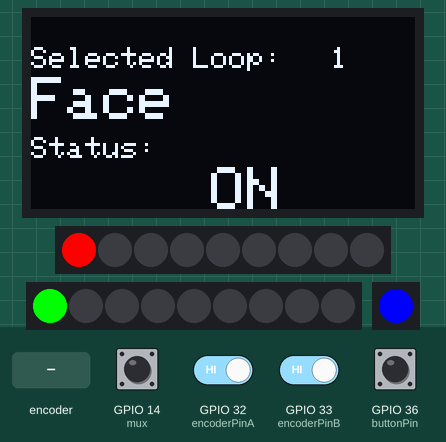
Recording of a sketch running on a simulated ESP32. Shown: 128×64 one-colour display, 2 × 9 RGB LEDs in strip order, left to right, 1 RGB LEDs in strip order, left to right. Inputs (shaded band) come from the test bench; at power-on: GPIO 14 (mux), GPIO 32 (encoderPinA), GPIO 33 (encoderPinB) HIGH, GPIO 36 (buttonPin) LOW. What the sketch prints to the serial monitor is not drawn.

Above: at 2.2 s.
2.3 s: GPIO 14 (mux) pulled LOW for 1 s
At 3.9 s:
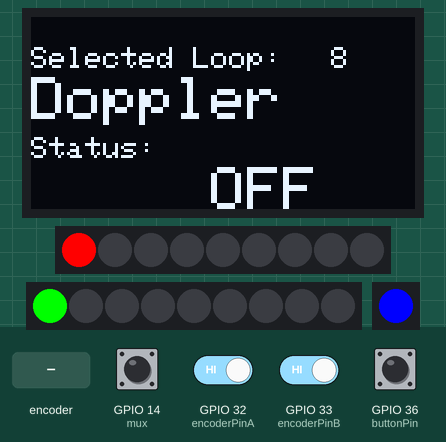
6.3 s: GPIO 14 (mux) pulled LOW for 0.15 s
At 7.4 s:
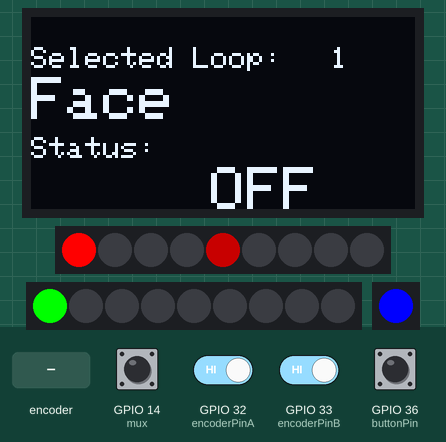
8.0 s: rotary encoder on GPIO 32 (encoderPinA) / GPIO 33 (encoderPinB) turned 1 step (first pin leading)
At 9.2 s:
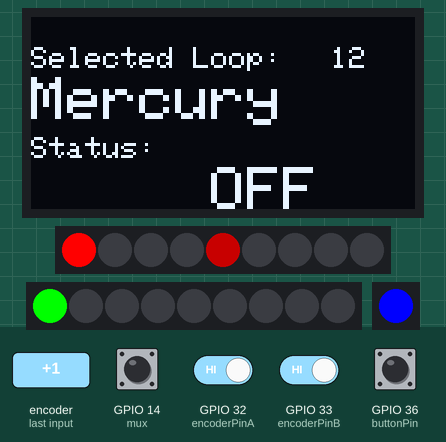
10.0 s: GPIO 36 (buttonPin) pulled HIGH for 0.15 s
At 11.2 s:
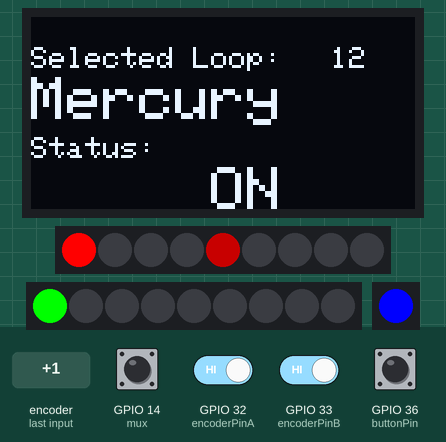
11.6 s: rotary encoder on GPIO 32 (encoderPinA) / GPIO 33 (encoderPinB) turned 3 steps (first pin leading)
At 12.7 s:
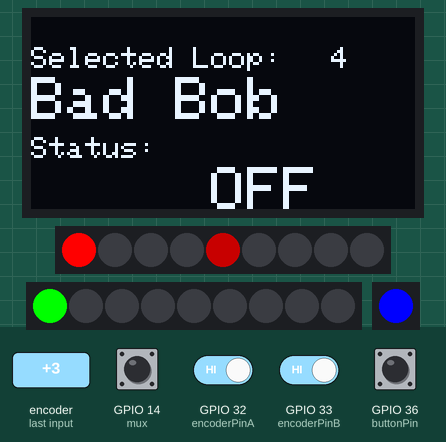
13.7 s: GPIO 36 (buttonPin) pulled HIGH for 1 s
At 14.8 s:
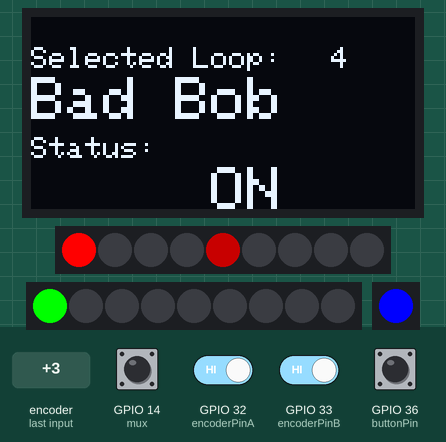
Timing chart, 0 to 16.7 s (numbered marks = the images above; inputs shaded):
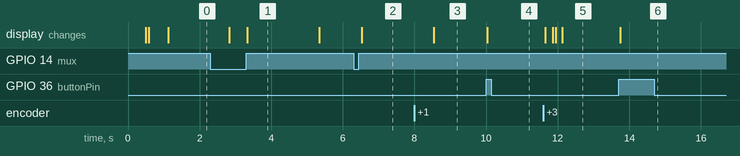

Measured:
- after the input at 2.3 s, the display: first changes after 0.53 s (image 1 shows a later state)
- after the input at 6.3 s, the display: changes after 0.23 s (image 2)
- after the input at 8.0 s, the display: changes after 0.53 s (image 3)
- after the input at 10.0 s, the display: changes at once (image 4)
- after the input at 11.6 s, the display: first changes after 0.05 s (image 5 shows a later state)
- after the input at 13.7 s, the display: changes after 0.05 s (image 6)
- what the display in image 1 shows lasts 2.0 s, from 3.3 s to 5.3 s

The sketch:

Footswitch_full_V1.ino
```cpp
#include <Adafruit_GFX.h>
#include <Adafruit_SSD1306.h>
#include <esp_now.h>
#include <WiFi.h>
#include <FastLED.h>

// OLED display setup
#define SCREEN_WIDTH 128
#define SCREEN_HEIGHT 64
#define OLED_RESET    -1
Adafruit_SSD1306 display(SCREEN_WIDTH, SCREEN_HEIGHT, &Wire, OLED_RESET);
const bool loops_m1[6] = {1,0,0,0,0,0};
const bool loops_m2[6] = {0,0,0,0,0,0};
const bool loops_m3[6] = {0,0,0,0,0,0};
unsigned long timers[4]={0,0,0,0};

const int push_array[2][8] = {{1,3,5,7,9,10,11,12},{0,0,0,0,0,0,0,0}};  //put loop number to be switched by a given switch, first array is main, second is expansion.
const int hold_array[2][8] = {{2,4,6,8,0,0,0,0},{0,0,0,0,0,0,0,0}}; //loop number on the press/hold function on a given Loop, 0 should mean no hold function
const bool toggle_mode[2][8] = {{true,true,false,false,true,false,false,false},{false,false,false,false,false,false,false,false}};  //true means when hold active, the push controls the hold pedal,  false means push controls 1, hold controls the other.
#define LED_DATA_PIN_1 15
#define LED_DATA_PIN_2 12
#define LED_DATA_PIN_3 13
#define NUM_LEDS 9
#define NUM_STATES 5
CRGB leds_1[NUM_LEDS];
CRGB leds_2[NUM_LEDS];
CRGB leds_3[1];
int Switch_Status[2][NUM_LEDS] = {{0,0,0,0,0,0,0,0,0},{0,0,0,0,0,0,0,0,0}};// 0 for off, 1 for push on, 2 for hold active, 3 for hold on, 4 for both active, 5 for toggle off
int colors[NUM_STATES][3] = {{0,0,0},{100,0,0},{100,0,100},{0,100,0},{0,0,100}};

const char* labels_m1[] = {"Face","Bender","Broadcast","Bad Bob","BlackBox","Revival"};
const char* labels_m2[] = {"Flange","Doppler","Volante","Megabyte","Tensor","Mercury"};
const char* labels_m3[] = {"E","E","E","E","E","E"};
const int label_count = 12;
typedef struct DataStruct {
  bool loop1;
  bool loop2;
  bool loop3;
  bool loop4;
  bool loop5;
  bool loop6;
  bool loop7;
  bool loop8;
  bool loop9;
  bool loop10;
  bool loop11;
  bool loop12;
  bool loop13;
  bool loop14;
  bool loop15;
  bool loop16;
  bool loop17;
  bool loop18;
} DataStruct;
DataStruct Data;

#define SlaveCnt 2

// Structure to hold peer information
typedef struct {
  uint8_t peer_addr[6];
} SlaveInfo;

esp_now_peer_info_t peerInfo;

SlaveInfo slaves[SlaveCnt];

uint8_t broadcastAddresses[][6] = {
  {0xC8, 0x2E, 0x18, 0xEF, 0xE1, 0xE0}, // Light Test ESP
  {0x40, 0x22, 0xD8, 0x77, 0x15, 0xA4}, // Train Test ESP
};

// Rotary encoder setup
const int encoderPinA = 32;
const int encoderPinB = 33;
const int buttonPin = 36;
const int enc_speed = 3;
int count = 0;
// MUX control pins
const int error_thresh = 1;
const int hold_thresh = 10;
const int muxcount = 1;
const int mux[2][6] = {
   {4,16,17,14,8,1},
  {18,19,23,5,8,1}}; //disabled mux 3, and stole pin 14 for mux 1
  //{25,26,27,14,8,1}}; //Pin 1,2,3,return,switch count,delay(ms)

volatile bool state = 0;
volatile int adc = 1;
int mux_deb[2][8] = {{0,0,0,0,0,0,0,0},{0,0,0,0,0,0,0,0}};

// Debouncing variables
const unsigned long DEBOUNCE_DELAY = 10; // Debounce time in milliseconds
unsigned long lastDebounceTime = 0; // Last time the encoder state was checked
int lastEncoderState = LOW; // The previous state of the encoder

volatile int lastEncoderValue = 0;
volatile int encoderPosition[3] = {enc_speed, enc_speed, enc_speed};
volatile int screenPosition[3] = {1, 1, 1};

bool buttonState = false;
bool lastButtonState = false;
unsigned long screen_time = 0;

const int encodermax = label_count*enc_speed;

void IRAM_ATTR readEncoder() {
  unsigned long currentTime = millis();

  // Read encoder pins
  int MSB = digitalRead(encoderPinA); // MSB = most significant bit
  int LSB = digitalRead(encoderPinB); // LSB = least significant bit

  int encoded = (MSB << 1) | LSB; // converting the 2 pin value to a single number
  int sum = (lastEncoderValue << 2) | encoded; // adding it to the previous encoded value

  // Only update position if debounce time has passed
  if ((currentTime - lastDebounceTime) > DEBOUNCE_DELAY) {
    if (sum == 0b1101 || sum == 0b0100 || sum == 0b0010 || sum == 0b1011) encoderPosition[1]++;
    if (sum == 0b1110 || sum == 0b0111 || sum == 0b0001 || sum == 0b1000) encoderPosition[1]--;

    lastEncoderValue = encoded; // store this value for next time
    lastDebounceTime = currentTime; // Update the last debounce time
  }
}

void OnDataSent(const uint8_t *mac_addr, esp_now_send_status_t status) {
}

void setup() {
  Serial.begin(115200);
  delay(500);
  pinMode(buttonPin, INPUT);
  pinMode(encoderPinA, INPUT_PULLUP);
  pinMode(encoderPinB, INPUT_PULLUP);
  FastLED.addLeds<NEOPIXEL, LED_DATA_PIN_1>(leds_1, NUM_LEDS);
  FastLED.addLeds<NEOPIXEL, LED_DATA_PIN_2>(leds_2, NUM_LEDS);
  FastLED.addLeds<NEOPIXEL, LED_DATA_PIN_3>(leds_3, 1);
  leds_1[0] = CRGB(255,0,0);
  leds_2[0] = CRGB(0,255,0);
  leds_3[0] = CRGB(0,0,255);

  // Initialize MUX control pins
  for(int k=0;k<muxcount;k++){
    for (int j=0;j<3;j++){
      pinMode(mux[k][j], OUTPUT);
    }
  //Mux signal return pins
  pinMode(mux[k][3], INPUT_PULLUP);
  }
  //pinMode(5,INPUT);

  attachInterrupt(digitalPinToInterrupt(encoderPinA), readEncoder, CHANGE);
  attachInterrupt(digitalPinToInterrupt(encoderPinB), readEncoder, CHANGE);

  // Initialize OLED
  if (!display.begin(SSD1306_SWITCHCAPVCC, 0x3C)) {
    Serial.println(F("SSD1306 allocation failed"));
    for (;;);
  }
  display.clearDisplay();
  display.display();
  display.setTextSize(1);
  display.setTextColor(SSD1306_WHITE);
  display.setCursor(0, 10);
  display.print("OLED & Encoder Working");
  display.display();

  // Initialize ESP-NOW
  WiFi.mode(WIFI_STA);
  if (esp_now_init() != ESP_OK) {
    Serial.println("Error initializing ESP-NOW");
    return;
  }
  esp_now_register_send_cb(OnDataSent);
  peerInfo.channel = 0;
  peerInfo.encrypt = false;

  for (int i = 0; i < SlaveCnt; i++) {
    memcpy(peerInfo.peer_addr, broadcastAddresses[i], 6);
    if (esp_now_add_peer(&peerInfo) != ESP_OK) {
      Serial.println("Failed to add peer");
      return;
    }
  }
  initLoopState();
  delay(500);
  esp_now_send(0, (uint8_t *)&Data, sizeof(DataStruct)); //send initial states
}

void loop() {
  unsigned long ct = millis();
  bool holdtrigger = false;
  int loop;
  // Check MUX buttons
  screenPosition[1] = encoderPosition[1] / enc_speed;
  for(int j=0; j <muxcount;j++){
  for (int i = 0; i < mux[j][4]; i++) {
    if (readMuxButton(i,j)) {
      mux_deb[j][i] += 1;}

    if (mux_deb[j][i] >= hold_thresh && hold_array[j][i] != 0){
      Serial.println("Hold");
      mux_deb[j][i] = 0;
      holdtrigger = true;
      timers[1] = ct+500;
      switch_status_control(j,i+1,holdtrigger,false);

      if(toggle_mode[j][i] == false){
        loop = hold_array[j][i];
        screenPosition[2] = loop;
        encoderPosition[2] = screenPosition[2]*enc_speed;
        toggleLoop(loop);
      }
      else{
        loop = hold_array[j][i];
        screenPosition[2] = loop;
        encoderPosition[2] = screenPosition[2]*enc_speed;
        toggleLoop(loop);
      }
      screen_time = ct;

    }
     else if (mux_deb[j][i] >= error_thresh && readMuxButton(i,j)==false && ct > timers[1]){
      timers[1] = ct + 100;
      loop = push_array[j][i];
      switch_status_control(j,i+1,holdtrigger,false);
      screenPosition[2] = loop;
      encoderPosition[2] = screenPosition[2]*enc_speed;
      toggleLoop(loop);
      screen_time = ct;
      Serial.println("push");
      //PrintSerialString1();
    }

    if (readMuxButton(i,j)==false) {
      mux_deb[j][i] = 0;}
  }
  }

  if(screenPosition[1] > label_count){
    screenPosition[1] = 1;
    encoderPosition[1] = enc_speed;
  }

    if(screenPosition[1] < 1){
    screenPosition[1] = label_count;
    encoderPosition[1] = enc_speed*label_count;
  }
  // Read the button state
    if(millis()-2000 >= screen_time){
    encoderPosition[0]=encoderPosition[1];
    screenPosition[0]=screenPosition[1];
  }

  else{
    encoderPosition[0] = encoderPosition[2];
    screenPosition[0] = screenPosition[2];
  }

  buttonState = digitalRead(buttonPin); // Read button state directly

  // If the button state has changed
  if (buttonState != lastButtonState) {
    if (buttonState == HIGH) { // Button pressed (since it's a pulldown resistor)
      // Toggle loop state
      toggleLoop(screenPosition[0]);
    }
    lastButtonState = buttonState;
  }

  if (ct + 50 > timers[0]){
    timers[0] = ct;
  display_color_led_1(Switch_Status[0],leds_1);
  display_color_led_2(Switch_Status[1],leds_2);
  FastLED.show();
  updateDisplay();

  }
}


bool readMuxButton(int button,int muxn) {
  digitalWrite(mux[muxn][0], bitRead(button, 0));
  digitalWrite(mux[muxn][1], bitRead(button, 1));
  digitalWrite(mux[muxn][2], bitRead(button, 2));


  delay(mux[muxn][5]); // Small delay to let the MUX settle
  bool s = !digitalRead(mux[muxn][3]);
  return s;
}

void switch_status_control(int mux, int led,bool trig, bool flip){
  int x = Switch_Status[mux][led];
  if(flip == true){
  if(trig == true){
      switch(x){
    case 0: Switch_Status[mux][led] = 3; break;
    case 1: Switch_Status[mux][led] = 2; break;
    case 2: Switch_Status[mux][led] = 1; break;
    case 3: Switch_Status[mux][led] = 0; break;
  }}
  else{
  switch(x){
    case 0: Switch_Status[mux][led] = 1; break;
    case 1: Switch_Status[mux][led] = 0; break;
    case 2: Switch_Status[mux][led] = 3; break;
    case 3: Switch_Status[mux][led] = 2; break;
  }}
  }
  else{
  if(trig == true){
      switch(x){
    case 0: Switch_Status[mux][led] = 5; break;
    case 1: Switch_Status[mux][led] = 4; break;
    case 4: Switch_Status[mux][led] = 1; break;
    case 5: Switch_Status[mux][led] = 0; break;

  }}
  else{
  switch(x){
    case 0: Switch_Status[mux][led] = 1; break;
    case 1: Switch_Status[mux][led] = 0; break;
    case 4: Switch_Status[mux][led] = 5; break;
    case 5: Switch_Status[mux][led] = 4; break;

  }}
}
}


void display_color_led_1(int status_array[], CRGB led_array[]){
for(int i = 1; i < NUM_LEDS; i++){
  int x = status_array[i];
  if(i < 5){
  leds_1[5-i] = CRGB(colors[x][0],colors[x][1],colors[x][2]);}
  else{
    leds_1[13-i] = CRGB(colors[x][0],colors[x][1],colors[x][2]);}
  }


}

void display_color_led_2(int status_array[], CRGB led_array[]){
for(int i = 1; i < NUM_LEDS; i++){
  int x = status_array[i];
  if(i < 5){
  leds_2[5-i] = CRGB(colors[x][0],colors[x][1],colors[x][2]);}
  else{
    leds_2[13-i] = CRGB(colors[x][0],colors[x][1],colors[x][2]);}
  }


}

void PrintSerialString1(){

  Serial.println("Loop status: 1 | 2 | 3 | 4 | 5 | 6 | 7 | 8 ");
    Serial.print("            ");
  Serial.print(Data.loop1);
    Serial.print(" | ");
  Serial.print(Data.loop2);
    Serial.print(" | ");
  Serial.print(Data.loop3);
    Serial.print(" | ");
  Serial.print(Data.loop4);
    Serial.print(" | ");
  Serial.print(Data.loop5);
    Serial.print(" | ");
  Serial.print(Data.loop6);
    Serial.print(" | ");
  Serial.print(Data.loop7);
    Serial.print(" | ");
  Serial.println(Data.loop8);
}

void print_mux(){
for(int x = 0; x < 3; x ++){
  for (int y = 0; y <8;y++){
    Serial.print(mux_deb[x][y]);
    Serial.print(" | ");
  }
}
Serial.println();}

void updateDisplay() {
  display.clearDisplay();
  display.setTextSize(1);
  display.setTextColor(SSD1306_WHITE);
  display.setCursor(0, 10);
  display.print("Selected Loop:");

  display.setCursor(100, 10);
  display.print(screenPosition[0]);
  display.setTextSize(2);
  display.setCursor(0, 20);
  if(screenPosition[0] > 12){
      display.print(labels_m3[screenPosition[0]-1-12]);
  }
  else if(screenPosition[0] > 6){
      display.print(labels_m2[screenPosition[0]-1-6]);
  }
  else{
    display.print(labels_m1[screenPosition[0]-1]);
  }

  display.setCursor(0, 40);
  display.setTextSize(1);
  display.print("Status:");
  display.setTextSize(2);
  display.setCursor(60, 50);
  display.print(getLoopState(screenPosition[0]) ? "ON" : "OFF");
  display.display();
}

void initLoopState(){
    Data.loop1 = loops_m1[0];
    Data.loop2= loops_m1[1];
    Data.loop3= loops_m1[2];
    Data.loop4= loops_m1[3];
    Data.loop5= loops_m1[4];
    Data.loop6= loops_m1[5];
    Data.loop7= loops_m2[0];
    Data.loop8= loops_m2[1];
    Data.loop9= loops_m2[2];
    Data.loop10= loops_m2[3];
    Data.loop11= loops_m2[4];
    Data.loop12= loops_m2[5];
    Data.loop13= loops_m3[0];
    Data.loop14= loops_m3[1];
    Data.loop15= loops_m3[2];
    Data.loop16= loops_m3[3];
    Data.loop17= loops_m3[4];
    Data.loop18= loops_m3[5];


}

bool getLoopState(int loop) {
  switch (loop) {
    case 1: return Data.loop1;
    case 2: return Data.loop2;
    case 3: return Data.loop3;
    case 4: return Data.loop4;
    case 5: return Data.loop5;
    case 6: return Data.loop6;
    case 7: return Data.loop7;
    case 8: return Data.loop8;
    case 9: return Data.loop9;
    case 10: return Data.loop10;
    case 11: return Data.loop11;
    case 12: return Data.loop12;
    case 13: return Data.loop13;
    case 14: return Data.loop14;
    case 15: return Data.loop15;
    case 16: return Data.loop16;
    case 17: return Data.loop17;
    case 18: return Data.loop18;
    default: return false;
  }
}

void toggleLoop(int loop) {
  switch (loop) {
    case 1: Data.loop1 = !Data.loop1; break;
    case 2: Data.loop2 = !Data.loop2; break;
    case 3: Data.loop3 = !Data.loop3; break;
    case 4: Data.loop4 = !Data.loop4; break;
    case 5: Data.loop5 = !Data.loop5; break;
    case 6: Data.loop6 = !Data.loop6; break;
    case 7: Data.loop7 = !Data.loop7; break;
    case 8: Data.loop8 = !Data.loop8; break;
    case 9: Data.loop9 = !Data.loop9; break;
    case 10: Data.loop10 = !Data.loop10; break;
    case 11: Data.loop11 = !Data.loop11; break;
    case 12: Data.loop12 = !Data.loop12; break;
    case 13: Data.loop13 = !Data.loop13; break;
    case 14: Data.loop14 = !Data.loop14; break;
    case 15: Data.loop15 = !Data.loop15; break;
    case 16: Data.loop16 = !Data.loop16; break;
    case 17: Data.loop17 = !Data.loop17; break;
    case 18: Data.loop18 = !Data.loop18; break;
  }
  // Send data over ESP-NOW
  esp_err_t result = esp_now_send(0, (uint8_t *)&Data, sizeof(DataStruct));
}
```
